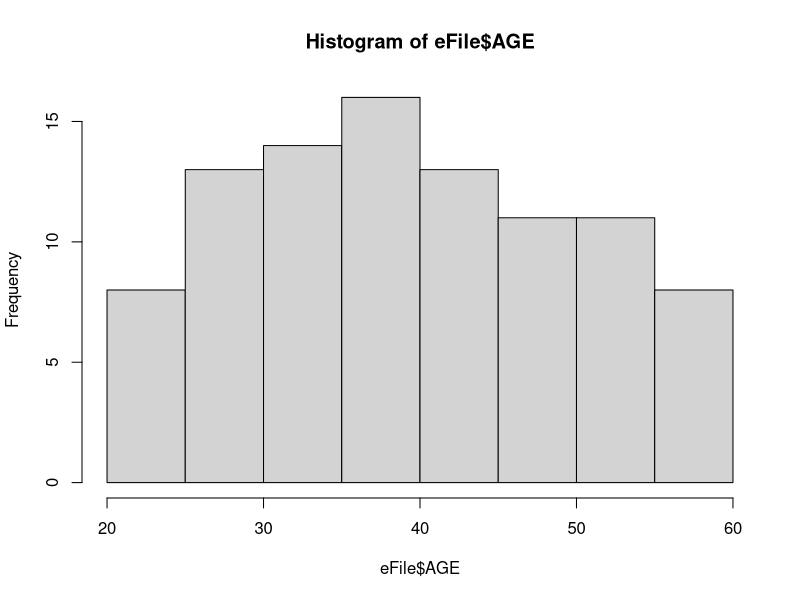
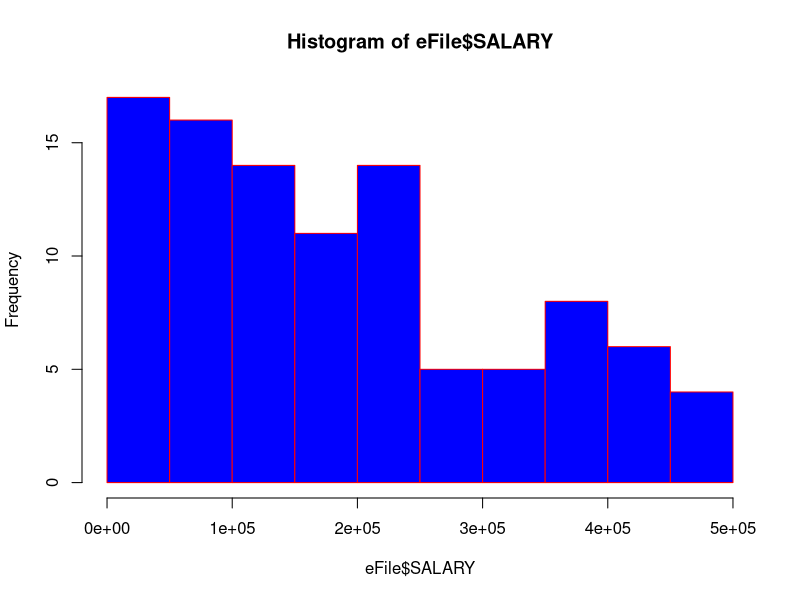

Write the R code that produced these figures, in order.
install.packages("dplyr")

library(dplyr)
getwd()

eFile<-read.csv("employeeData.csv",stringsAsFactors = FALSE)

class(eFile)

str(eFile)

glimpse(eFile)

summary(eFile)

#view

View(eFile)

dim(eFile)

names(eFile)

summary(eFile$USN)

summary(eFile$SALARY)

head(eFile,n=5)

tail(eFile)

nrow(eFile)

ncol(eFile)

print(eFile)

library(tidyr)

library(stringr)

ef<- str_length((eFile$SALARY))
ef

table(eFile$GENDER)

unique(eFile$CITY)

length(unique(eFile$CITY))

which(duplicated(eFile$CITY))

library(tm)

is.na(eFile$NAME)

sum(is.na(eFile$NAME))

na.omit(eFile$AGE)

which(is.na(eFile$NAME))

which(eFile$AGE == 25)

table(eFile$SALARY)

table(eFile$AGE)


hist(eFile$AGE)

hist(eFile$SALARY,col='blue',border = 'red')
